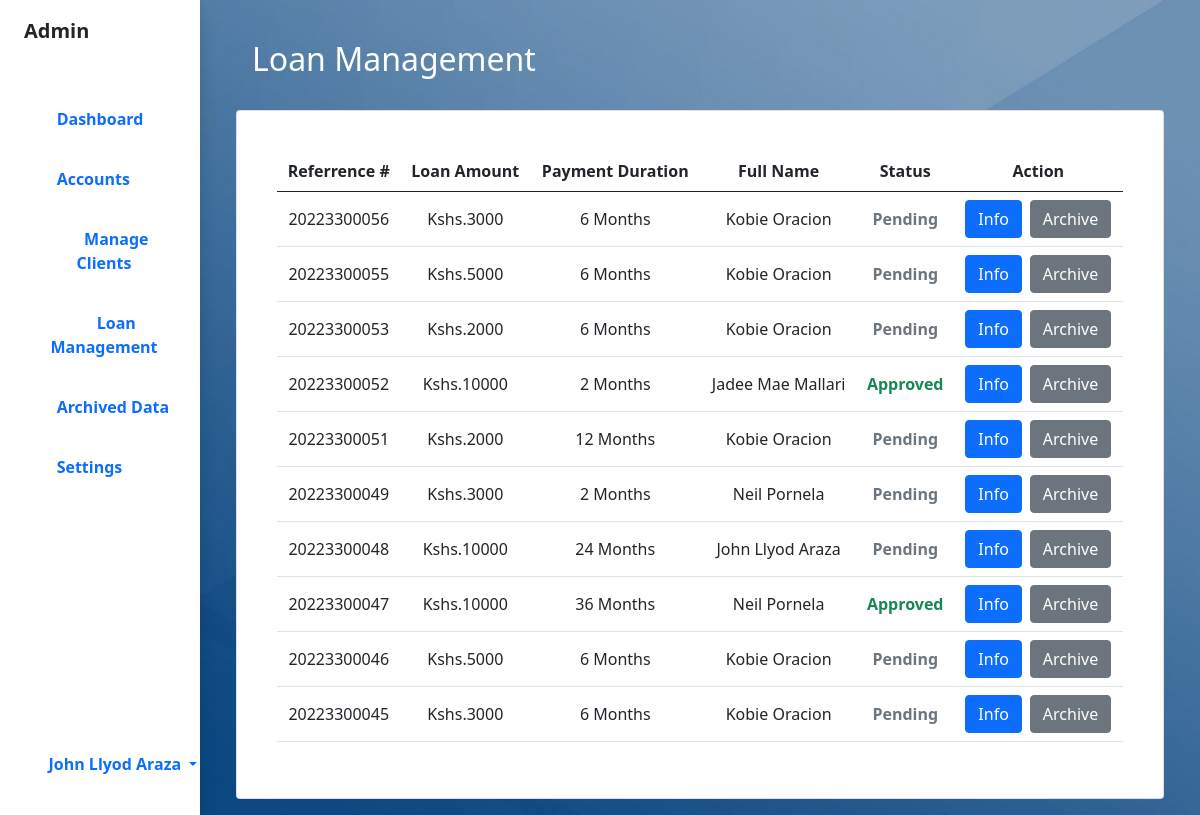
The app's page /php/loan-management.php (signed in) with its own data.
### tables this page shows
CREATE TABLE `loan_destination` (
  `acc_no` bigint(11) NOT NULL,
  `ref_no` bigint(11) NOT NULL,
  `loan_amount` int(6) NOT NULL,
  `loan_period` enum('2','6','12','24','36') NOT NULL,
  `loan_type` enum('Credit Card','Home Equity','Mortgages','Personal Loans','Small Business','Student Loans') NOT NULL,
  `loan_dest` enum('Bank Transfer','GCash','Palawan Pera Padala','PayMaya') NOT NULL,
  `bank_name` enum('Asia United Bank','Bank of China','BDO','BPI','CitiBank','City Savings Bank','Landbank','MetroBank','Philippine National Bank','RCBC') DEFAULT NULL,
  `interest_rate` enum('3%','4%','5%','') NOT NULL,
  `overdue_penalty` varchar(4) NOT NULL,
  `recv_name` varchar(99) NOT NULL,
  `recv_no` int(10) NOT NULL,
  `loan_status` enum('Pending','Approved','Released','Closed','Terminated','Declined','Archived') NOT NULL,
  `date_req` timestamp NOT NULL DEFAULT current_timestamp() ON UPDATE current_timestamp(),
  `next_due` date DEFAULT NULL
);

### php/loan-management.php (the view, shortened to what this page needs)
<?php
	include_once "database.php";
?>
<!DOCTYPE html>
<html>
<head>
	<link rel="stylesheet" type="text/css" href="../css/bootstrap.min.css">
	<link rel="stylesheet" type="text/css" href="../css/style-min.css">
	<link rel="stylesheet" type="text/css" href="../css/fontawesome.css">
	<link rel="stylesheet" type="text/css" href="../css/brands.css">
	<link rel="stylesheet" type="text/css" href="../css/solid.css">
</head>
<body>
<div class="container-fluid">
	<div class="row flex-nowrap">
		<div class="col-auto col-md-3 col-xl-2 px-sm-2 px-0 bg-white shadow">
			<div class="d-flex flex-column align-items-center align-items-sm-start px-3 pt-3 min-vh-100">
				<span class="fs-5 d-none d-sm-inline fw-bold">Admin</span>
				<ul class="nav nav-pills flex-column mb-sm-auto mb-0 ms-2 align-items-start" id="menu">
					<li class="nav-item nav-list">
						<a href="dashboard.php" class="nav-link align-middle px-0 text-wrap">
							<i class="fas fa-regular fa-gauge bi me-2"></i>
							<span class="d-none d-sm-inline fw-bold">Dashboard</span>
						</a>
					</li>
					<li class="nav-item nav-list">
						<a href="manage-accounts.php" class="nav-link align-middle px-0">
							<i class="fas fa-regular fa-user bi me-2"></i>
							<span class="d-none d-sm-inline fw-bold">Accounts</span>
						</a>
					</li>
					<li class="nav-item nav-list">
						<a href="manage-clients.php" class="nav-link align-middle px-0">
							<i class="fas fa-regular fa-user-group bi me-2"></i>
							<span class="d-none d-sm-inline fw-bold">Manage Clients</span>
						</a>
					</li>
					<li class="nav-item nav-list">
						<a href="loan-management.php" class="nav-link align-middle px-0">
							<i class="fas fa-regular fa-hand-holding-dollar bi me-2"></i>
							<span class="d-none d-sm-inline fw-bold">Loan Management</span>
						</a>
					</li>
					<li class="nav-item nav-list">
						<a href="archive-data.php" class="nav-link align-middle px-0">
						<i class="fa-solid fa-box-archive bi me-2"></i>
							<span class="d-none d-sm-inline fw-bold">Archived Data</span>
						</a>
					</li>
					<li class="nav-item nav-list">
						<a href="admin-settings.php" class="nav-link align-middle px-0">
							<i class="fas fa-regular fa-gear bi me-2"></i>
							<span class="d-none d-sm-inline fw-bold">Settings</span>
						</a>
					</li>
				</ul>
				<div class="dropdown pb-4">
					<a href="#" class="d-flex align-items-center text-decoration-none dropdown-toggle" id="user-dropdown" data-bs-toggle="dropdown" aria-expanded="false">
						<i class="fas fa-regular fa-circle-user bi me-2"></i>
						<span class="d-none d-sm-inline mx-1 fw-bold">
							<?php
								echo $_SESSION['first'];
								echo $_SESSION['last'];
							?>
						</span>
					</a>
				</div>
			</div>
		</div>
		<div class="col py-3 d-flex justify-content-center overflow-auto">
			<div class="container-fluid">
				<div class="row">
					<div class="col">
						<br>
						<h2 class="text-white text-start ps-3">Loan Management</h2><br>
					</div>
				</div>
				<div class="row">
					<div class="col ">
						<div class="card">
							<div class="card-body rounded-3 m-4 table-responsive-sm">
								<table class="table table-hover align-middle">
									<thead>
										<tr>
											<th scope="col">Referrence #</th>
											<th scope="col">Loan Amount</th>
											<th scope="col">Payment Duration</th>
											<th scope="col">Full Name</th>
											<th scope="col">Status</th>
											<th scope="col">Action</th>
										</tr>
									</thead>
									<tbody>
										<tr>
											<?php
												$records = mysqli_query($config," SELECT * FROM loan_destination WHERE loan_status != 'Archived' ORDER BY ref_no DESC" );
												 while($data = mysqli_fetch_array($records) )
												 {
											?>
										<tr>
											<td scope="row"><?php  echo $data ['ref_no']?></td>
											<td>Kshs.<?php  echo $data ['loan_amount']?></td>
											<td><?php  echo $data ['loan_period']." Months"?></td>
											<td><?php  echo $data ['recv_name']?></td>
											<td>
												<?php
				                                	$status = $data ['loan_status'];
				                                	if($status == 'Approved') {
				                                		echo '
				                                		<div class="fw-bold text-success">
				                                		'.$status.'
				                                		</div>
				                                		';
				                                	}
				                                	elseif($status == 'Pending') {
				                                		echo '
				                                		<div class="fw-bold text-secondary">
				                                		'.$status.'
				                                		</div>
				                                		';
				                                	}
				                                	elseif($status == 'Declined') {
				                                		echo '
				                                		<div class="fw-bold text-danger">
				                                		'.$status.'
				                                		</div>
				                                		';
				                                	}
				                                	elseif($status == 'Terminated') {
				                                		echo '
				                                		<div class="fw-bold text-warning">
				                                		'.$status.'
				                                		</div>
				                                		';
				                                	}
				                                	else {
				                                		echo '
				                                		Error
				                                		';
				                                	}
				                                ?>
											</td>
											<td>
												<div class="d-flex flex-row justify-content-center">
													<div>
									                	<input class="btn btn-primary text-white editbtn" type="button" name="more-info" value="Info" data-bs-toggle="modal" data-bs-target="#showUserData">
									                </div>
									                <div class="ps-2">
									                	<input class="btn btn-secondary archivebtn" type="button" name="delete-data" value="Archive" formaction="">
									                </div>
									            </div>
											</td>
										</tr>
										<?php
									}
										?>
									</tbody>
								</table>
							</div>
						</div>
					</div>
				</div>
			</div>
		</div>
	</div>
</div>
</body>
</html>

### css/style-min.css (style rules this page uses)
body { text-align: center; background-image: url(../img/login-bg3.jpg); height: 100vh; background-position: center; background-repeat: no-repeat; background-attachment: fixed; background-size: cover; }
.nav-list { margin-top: 20px; }

### css/brands.css (style rules this page uses)
:root, :host { --fa-font-brands: normal 400 1em/1 "Font Awesome 6 Brands"; }

### css/solid.css (style rules this page uses)
:root, :host { --fa-font-solid: normal 900 1em/1 "Font Awesome 6 Free"; }
.fas, .fa-solid { font-family: 'Font Awesome 6 Free'; font-weight: 900; }

### records on screen
loan_destination: ref_no "20223300056", loan_amount "3000", loan_period "6", recv_name "Kobie Oracion", loan_status "Pending"
loan_destination: ref_no "20223300055", loan_amount "5000", loan_period "6", recv_name "Kobie Oracion", loan_status "Pending"
loan_destination: ref_no "20223300053", loan_amount "2000", loan_period "6", recv_name "Kobie Oracion", loan_status "Pending"
loan_destination: ref_no "20223300052", loan_amount "10000", loan_period "2", recv_name "Jadee Mae Mallari", loan_status "Approved"
loan_destination: ref_no "20223300051", loan_amount "2000", loan_period "12", recv_name "Kobie Oracion", loan_status "Pending"
loan_destination: ref_no "20223300049", loan_amount "3000", loan_period "2", recv_name "Neil Pornela", loan_status "Pending"
loan_destination: ref_no "20223300048", loan_amount "10000", loan_period "24", recv_name "John Llyod Araza", loan_status "Pending"
loan_destination: ref_no "20223300047", loan_amount "10000", loan_period "36", recv_name "Neil Pornela", loan_status "Approved"
loan_destination: ref_no "20223300046", loan_amount "5000", loan_period "6", recv_name "Kobie Oracion", loan_status "Pending"
loan_destination: ref_no "20223300045", loan_amount "3000", loan_period "6", recv_name "Kobie Oracion", loan_status "Pending"

### other values on screen
$_SESSION['first'] "John Llyod"
$_SESSION['last'] "Araza"
